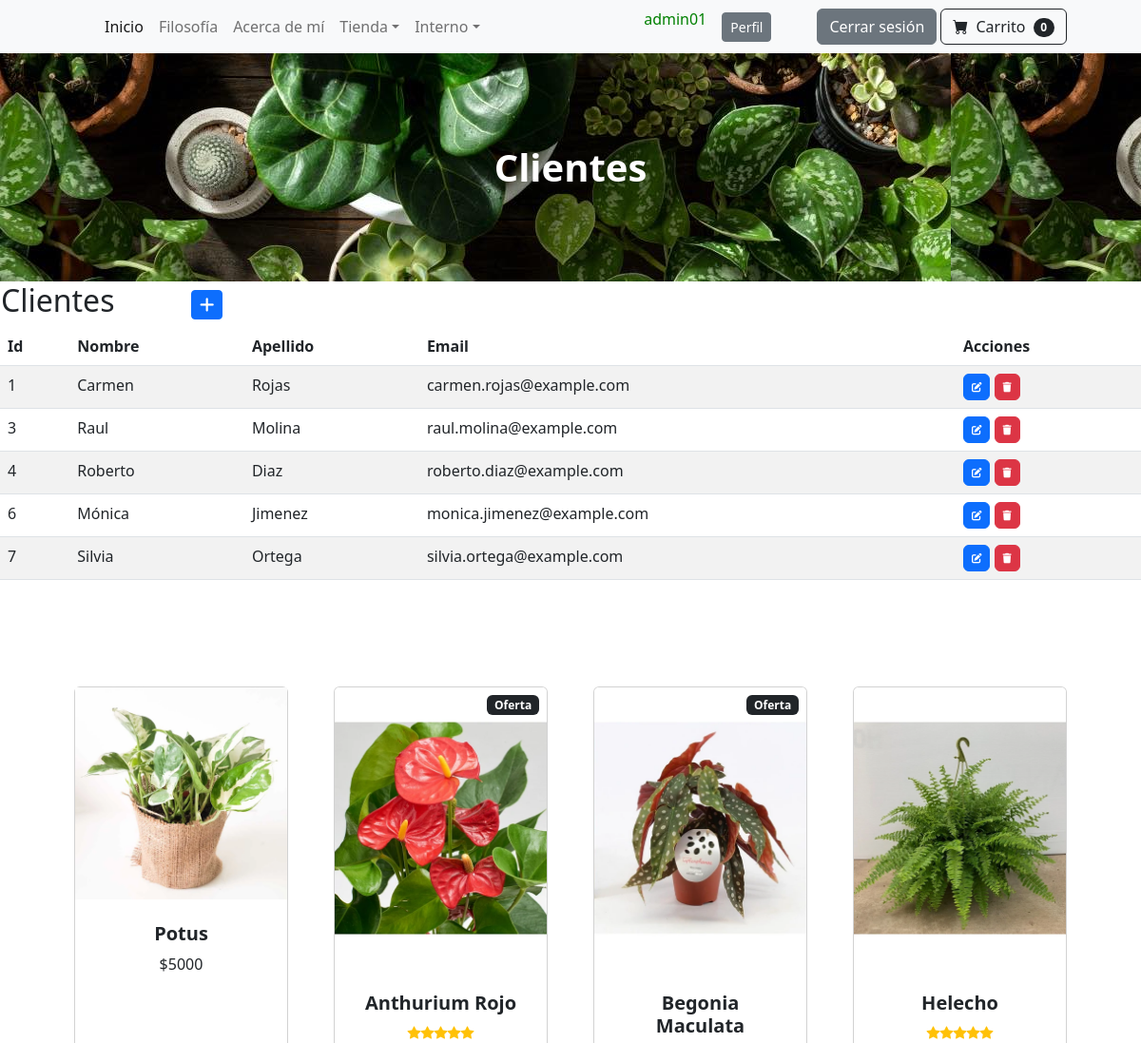
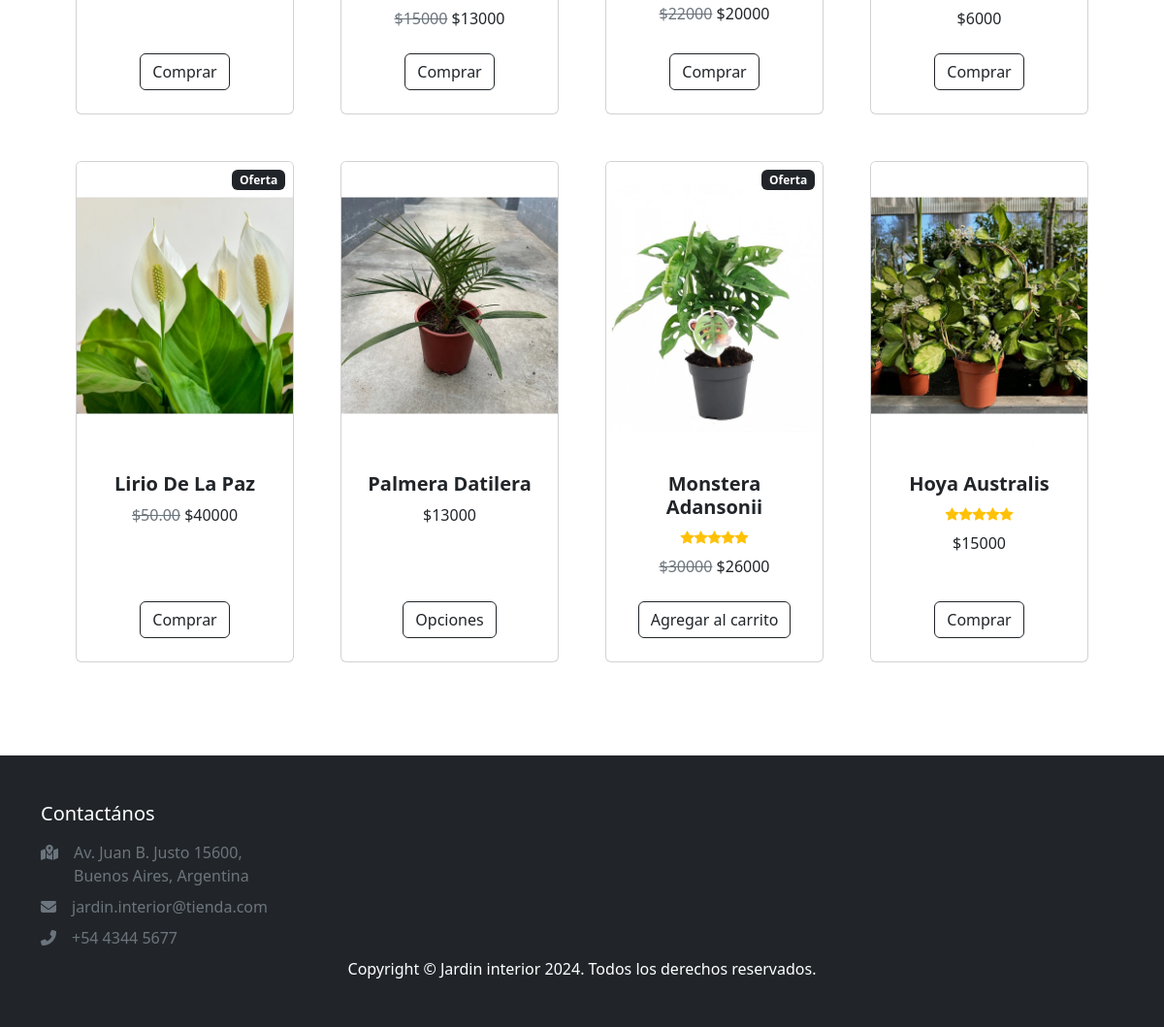
The app's page /clientes/ (signed in) with its own data (2 pictures, top to bottom).
### aplicacion/models.py (models this page shows, shortened)
class Cliente(models.Model):
    id = models.IntegerField(primary_key=True)
    nombre = models.CharField(max_length=60)
    apellido = models.CharField(max_length=60)
    email = models.EmailField()

### aplicacion/views.py (the view)
# urls.py: path('clientes/', ClienteList.as_view(), name="clientes"),
class ClienteList(LoginRequiredMixin, ListView):
    model = Cliente

### aplicacion/templates/aplicacion/cliente_list.html (shortened to what this page needs)
{% extends "aplicacion/index.html" %}
{% block titulo %}
<h1 class="mb-5 fw-bolder text-white">Clientes</h1>
{% endblock titulo %}
{% block contenido %}
<table>
    <tr>
        <td width="200"><h2>Clientes</h2></td>
        <td>
            <a
            href="{% url 'cliente_create' %}"
            class="btn btn-primary btn-sm"
            >
            </a>
        </td>
    </tr>
</table>
<table class="table table-striped">
    <thead>
        <tr>
            <th>Id</th>
            <th>Nombre</th>
            <th>Apellido</th>
            <th>Email</th>
            <th>Acciones</th>
        </tr>
    </thead>
    <tbody>
    {% for c in cliente_list  %}
        <tr>
            <td>{{ c.id }}</td>
            <td>{{ c.nombre }}</td>
            <td>{{ c.apellido }}</td>
            <td>{{ c.email }}</td>
            <td>
                <a
                  href="{% url 'cliente_update' c.id %}"
                  class="btn btn-primary"
                  style="--bs-btn-padding-y: .25rem; --bs-btn-padding-x: .5rem; --bs-btn-font-size: .75rem;"
                  >
                </a>
                <a
                  href="{% url 'cliente_delete' c.id %}"
                  class="btn btn-danger"
                  style="--bs-btn-padding-y: .25rem; --bs-btn-padding-x: .5rem; --bs-btn-font-size: .75rem;"
                  >
                </a>
            </td>
        </tr>
    {% endfor %}
    </tbody>
</table>
{% endblock contenido %}

### aplicacion/templates/aplicacion/index.html (shortened to what this page needs)
<!DOCTYPE html>
<html lang="es">
    <head>
        {% load static %}
        <link href="https://cdn.jsdelivr.net/npm/bootstrap-icons@1.5.0/font/bootstrap-icons.css" rel="stylesheet" />
        <link href="{% static  'css/styles.css' %}" rel="stylesheet" />
        <link rel="stylesheet" href="https://cdnjs.cloudflare.com/ajax/libs/font-awesome/6.4.0/css/all.min.css">
    </head>
    <body>
        <nav class="navbar navbar-expand-lg navbar-light bg-light">
            <div class="container px-4 px-lg-5">
                <div class="collapse navbar-collapse" id="navbarSupportedContent">
                    <ul class="navbar-nav me-auto mb-2 mb-lg-0 ms-lg-4">
                        <li class="nav-item"><a class="nav-link active" aria-current="page" href="{% url 'home' %}">Inicio</a></li>
                        <li class="nav-item"><a class="nav-link" href="{% url 'filosofia' %}">Filosofía</a></li>
                        <li class="nav-item"><a class="nav-link" href="{% url 'acerca' %}">Acerca de mí</a></li>
                        <li class="nav-item dropdown">
                            <a class="nav-link dropdown-toggle" id="navbarDropdown" href="#" role="button" data-bs-toggle="dropdown" aria-expanded="false">Tienda</a>
                        </li>
                {% if  user.is_authenticated %}
                        <li class="nav-item dropdown">
                            <a class="nav-link dropdown-toggle" id="navbarDropdown" href="#" role="button" data-bs-toggle="dropdown" aria-expanded="false">Interno</a>
                        </li>
                    </ul>
                        <p style="color:green">{{user.username}}</p>
                        <a class="btn btn-secondary btn-sm ms-3" href="{% url 'perfil' %}">Perfil</a>
                        <a class="btn btn-secondary ms-5" href="{% url 'logout' %}">Cerrar sesión</a>
                            <form class="d-flex">
                                <button class="btn btn-outline-dark ms-1" type="submit">
                                    <i class="bi-cart-fill me-1"></i>
                                    Carrito
                                    <span class="badge bg-dark text-white ms-1 rounded-pill">0</span>
                                </button>
                            </form>
                {% else %}
                            <a class="btn btn-outline-dark ms-1" href="{% url 'login' %}">Loguearse</a>
                            <a class="btn btn-outline-success ms-1" href="{% url 'registro' %}">Registrarse</a>
                {% endif %}
                </div>
            </div>
        </nav>
        <header class="bg-dark py-5" style="background-image: url(/static/assets/images/background.jpg)";>
            <div class="container px-4 px-lg-5 my-5">
                <div class="text-center">
                    {% block titulo %}{% endblock titulo %}
                </div>
            </div>
        </header>
        {% block contenido %}
        {% endblock contenido %}
        <section class="py-5">
            <div class="container px-4 px-lg-5 mt-5">
                <div class="row gx-4 gx-lg-5 row-cols-2 row-cols-md-3 row-cols-xl-4 justify-content-center">
                    <div class="col mb-5">
                        <div class="card h-100">
                            <img src="{% static '/assets/images/potus.jpg' %}" alt="" style=""/>
                            <div class="card-body p-4">
                                <div class="text-center">
                                    <h5 class="fw-bolder">Potus</h5>
                                    $5000
                                </div>
                            </div>
                            <div class="card-footer p-4 pt-0 border-top-0 bg-transparent">
                                <div class="text-center"><a class="btn btn-outline-dark mt-auto" href="{% url 'potus' %}">Comprar</a></div>
                            </div>
                        </div>
                    </div>
                    <div class="col mb-5">
                        <div class="card h-100">
                            <div class="badge bg-dark text-white position-absolute" style="top: 0.5rem; right: 0.5rem">Oferta</div>
                            <img class="card-img-top" src="{% static '/assets/images/anthurium-rojo.png' %}" alt="..." />
                            <div class="card-body p-4">
                                <div class="text-center">
                                    <h5 class="fw-bolder">Anthurium Rojo</h5>
                                    <div class="d-flex justify-content-center small text-warning mb-2">
                                        <div class="bi-star-fill"></div>
                                        <div class="bi-star-fill"></div>
                                        <div class="bi-star-fill"></div>
                                        <div class="bi-star-fill"></div>
                                        <div class="bi-star-fill"></div>
                                    </div>
                                    <span class="text-muted text-decoration-line-through">$15000</span>
                                    $13000
                                </div>
                            </div>
                            <div class="card-footer p-4 pt-0 border-top-0 bg-transparent">
                                <div class="text-center"><a class="btn btn-outline-dark mt-auto" href="{% url 'anthurium' %}">Comprar</a></div>
                            </div>
                        </div>
                    </div>
                    <div class="col mb-5">
                        <div class="card h-100">
                            <div class="badge bg-dark text-white position-absolute" style="top: 0.5rem; right: 0.5rem">Oferta</div>
                            <img class="card-img-top" src="{% static '/assets/images/begonia-maculata.png' %}" alt="..." />
                            <div class="card-body p-4">
                                <div class="text-center">
                                    <h5 class="fw-bolder">Begonia Maculata</h5>
                                    <span class="text-muted text-decoration-line-through">$22000</span>
                                    $20000
                                </div>
                            </div>
                            <div class="card-footer p-4 pt-0 border-top-0 bg-transparent">
                                <div class="text-center"><a class="btn btn-outline-dark mt-auto" href="{% url 'potus' %}">Comprar</a></div>
                            </div>
                        </div>
                    </div>
                    <div class="col mb-5">
                        <div class="card h-100">
                            <img class="card-img-top" src="{% static '/assets/images/helecho.png' %}" alt="..." />
                            <div class="card-body p-4">
                                <div class="text-center">
                                    <h5 class="fw-bolder">Helecho</h5>
                                    <div class="d-flex justify-content-center small text-warning mb-2">
                                        <div class="bi-star-fill"></div>
                                        <div class="bi-star-fill"></div>
                                        <div class="bi-star-fill"></div>
                                        <div class="bi-star-fill"></div>
                                        <div class="bi-star-fill"></div>
                                    </div>
                                    $6000
                                </div>
                            </div>
                            <div class="card-footer p-4 pt-0 border-top-0 bg-transparent">
                                <div class="text-center"><a class="btn btn-outline-dark mt-auto" href="{% url 'helecho' %}">Comprar</a></div>
                            </div>
                        </div>
                    </div>
                    <div class="col mb-5">
                        <div class="card h-100">
                            <div class="badge bg-dark text-white position-absolute" style="top: 0.5rem; right: 0.5rem">Oferta</div>
                            <img class="card-img-top" src="{% static '/assets/images/liriodelapaz.png' %}" alt="..." />
                            <div class="card-body p-4">
                                <div class="text-center">
                                    <h5 class="fw-bolder">Lirio De La Paz</h5>
                                    <span class="text-muted text-decoration-line-through">$50.00</span>
                                    $40000
                                </div>
                            </div>
                            <div class="card-footer p-4 pt-0 border-top-0 bg-transparent">
                                <div class="text-center"><a class="btn btn-outline-dark mt-auto" href="#">Comprar</a></div>
                            </div>
                        </div>
                    </div>
                    <div class="col mb-5">
                        <div class="card h-100">
                            <img class="card-img-top" src="{% static '/assets/images/palmera-datilera.png' %}" alt="..." />
                            <div class="card-body p-4">
                                <div class="text-center">
                                    <h5 class="fw-bolder">Palmera Datilera</h5>
                                    $13000
                                </div>
                            </div>
                            <div class="card-footer p-4 pt-0 border-top-0 bg-transparent">
                                <div class="text-center"><a class="btn btn-outline-dark mt-auto" href="{% url 'palmera_datilera' %}">Opciones</a></div>
                            </div>
                        </div>
                    </div>
                    <div class="col mb-5">
                        <div class="card h-100">
                            <div class="badge bg-dark text-white position-absolute" style="top: 0.5rem; right: 0.5rem">Oferta</div>
                            <img class="card-img-top" src="{% static '/assets/images/monstera-oblicua.png' %}" alt="..." />
                            <div class="card-body p-4">
                                <div class="text-center">
                                    <h5 class="fw-bolder">Monstera Adansonii</h5>
                                    <div class="d-flex justify-content-center small text-warning mb-2">
                                        <div class="bi-star-fill"></div>
                                        <div class="bi-star-fill"></div>
                                        <div class="bi-star-fill"></div>
                                        <div class="bi-star-fill"></div>
                                        <div class="bi-star-fill"></div>
                                    </div>
                                    <span class="text-muted text-decoration-line-through">$30000</span>
                                    $26000
                                </div>
                            </div>
                            <div class="card-footer p-4 pt-0 border-top-0 bg-transparent">
                                <div class="text-center"><a class="btn btn-outline-dark mt-auto" href="#">Agregar al carrito</a></div>
                            </div>
                        </div>
                    </div>
                    <div class="col mb-5">
                        <div class="card h-100">
                            <img class="card-img-top" src="{% static '/assets/images/hoya.png' %}" alt="..." />
                            <div class="card-body p-4">
                                <div class="text-center">
                                    <h5 class="fw-bolder">Hoya Australis</h5>
                                    <div class="d-flex justify-content-center small text-warning mb-2">
                                        <div class="bi-star-fill"></div>
                                        <div class="bi-star-fill"></div>
                                        <div class="bi-star-fill"></div>
                                        <div class="bi-star-fill"></div>
                                        <div class="bi-star-fill"></div>
                                    </div>
                                    $15000
                                </div>
                            </div>
                            <div class="card-footer p-4 pt-0 border-top-0 bg-transparent">
                                <div class="text-center"><a class="btn btn-outline-dark mt-auto" href="#">Comprar</a></div>
                            </div>
                        </div>
                    </div>
                </div>
            </div>
        </section>
        <footer class="py-5 bg-dark">
        <div class = "container">
            <div class = "row text-white g-4">
            <div class = "col-md-6 col-lg-3">
                <h5 class = "fw-light mb-3">Contactános</h5>
                <div class = "d-flex justify-content-start align-items-start my-2 text-muted">
                    <span class = "me-3">
                        <i class = "fas fa-map-marked-alt"></i>
                    </span>
                    <span class = "fw-light">
                        Av. Juan B. Justo 15600, Buenos Aires, Argentina
                    </span>
                </div>
                <div class = "d-flex justify-content-start align-items-start my-2 text-muted">
                    <span class = "me-3">
                        <i class = "fas fa-envelope"></i>
                    </span>
                    <span class = "fw-light">
                        jardin.interior@tienda.com
                    </span>
                </div>
                <div class = "d-flex justify-content-start align-items-start my-2 text-muted">
                    <span class = "me-3">
                        <i class = "fas fa-phone-alt"></i>
                    </span>
                    <span class = "fw-light">
                        +54 4344 5677
                    </span>
                </div>
            </div>
            </div>
            <div class="container"><p class="m-0 text-center text-white">Copyright &copy; Jardin interior 2024. Todos los derechos reservados.</p></div>
        </footer>
    </body>
</html>

### records on screen
Cliente: id "1", nombre "Carmen", apellido "Rojas", email "carmen.rojas@example.com"
Cliente: id "3", nombre "Raul", apellido "Molina", email "raul.molina@example.com"
Cliente: id "4", nombre "Roberto", apellido "Diaz", email "roberto.diaz@example.com"
Cliente: id "6", nombre "Mónica", apellido "Jimenez", email "monica.jimenez@example.com"
Cliente: id "7", nombre "Silvia", apellido "Ortega", email "silvia.ortega@example.com"

### other values on screen
{{ user.username }} "admin01"
